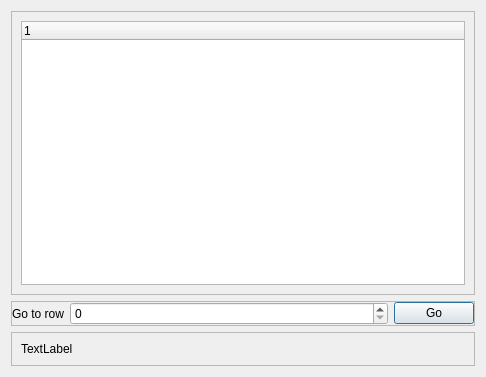
<?xml version="1.0" encoding="UTF-8"?>
<ui version="4.0">
 <class>Dialog</class>
 <widget class="QDialog" name="Dialog">
  <property name="geometry">
   <rect>
    <x>0</x>
    <y>0</y>
    <width>486</width>
    <height>377</height>
   </rect>
  </property>
  <property name="windowTitle">
   <string>Dialog</string>
  </property>
  <layout class="QVBoxLayout" name="verticalLayout">
   <item>
    <widget class="QScrollArea" name="scrollArea">
     <property name="widgetResizable">
      <bool>true</bool>
     </property>
     <widget class="QWidget" name="scrollAreaWidgetContents">
      <property name="geometry">
       <rect>
        <x>0</x>
        <y>0</y>
        <width>466</width>
        <height>283</height>
       </rect>
      </property>
      <layout class="QVBoxLayout" name="verticalLayout_2">
       <item>
        <widget class="QTreeWidget" name="treeWidget">
         <column>
          <property name="text">
           <string notr="true">1</string>
          </property>
         </column>
        </widget>
       </item>
      </layout>
     </widget>
    </widget>
   </item>
   <item>
    <widget class="QFrame" name="frame_14">
     <property name="frameShape">
      <enum>QFrame::Shape::StyledPanel</enum>
     </property>
     <property name="frameShadow">
      <enum>QFrame::Shadow::Raised</enum>
     </property>
     <layout class="QHBoxLayout" name="horizontalLayout_13" stretch="0,7,0">
      <property name="leftMargin">
       <number>0</number>
      </property>
      <property name="topMargin">
       <number>0</number>
      </property>
      <property name="rightMargin">
       <number>0</number>
      </property>
      <property name="bottomMargin">
       <number>0</number>
      </property>
      <item>
       <widget class="QLabel" name="label_5">
        <property name="text">
         <string>Go to row</string>
        </property>
       </widget>
      </item>
      <item>
       <widget class="QSpinBox" name="spinBox_2"/>
      </item>
      <item>
       <widget class="QPushButton" name="pushButton_7">
        <property name="text">
         <string>Go</string>
        </property>
       </widget>
      </item>
     </layout>
    </widget>
   </item>
   <item>
    <widget class="QFrame" name="frame">
     <property name="frameShape">
      <enum>QFrame::Shape::StyledPanel</enum>
     </property>
     <property name="frameShadow">
      <enum>QFrame::Shadow::Raised</enum>
     </property>
     <layout class="QVBoxLayout" name="verticalLayout_3">
      <item>
       <widget class="QLabel" name="label">
        <property name="text">
         <string>TextLabel</string>
        </property>
       </widget>
      </item>
     </layout>
    </widget>
   </item>
  </layout>
 </widget>
 <resources/>
 <connections/>
</ui>
